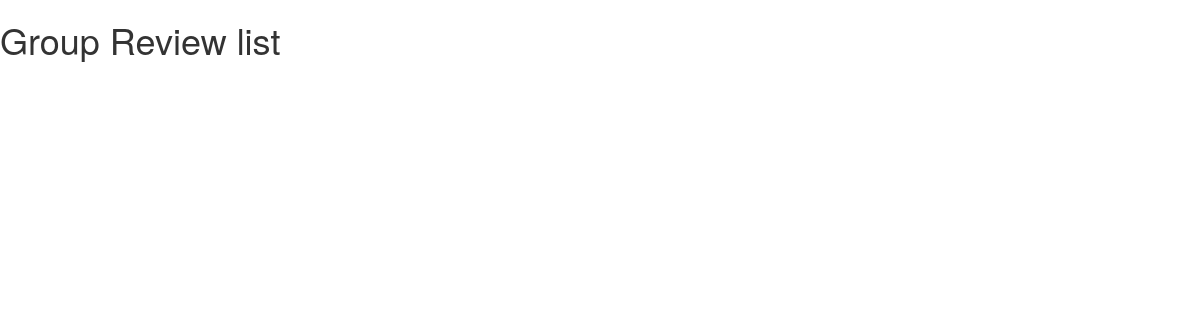
Before: /groupreviews/1 with the older database file.
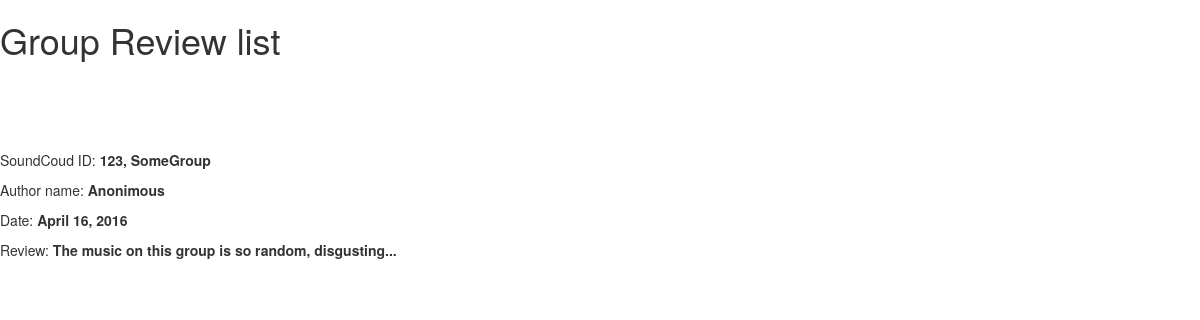
After: the same page with the newer database file.
### iMusicMatch/models.py (models this page shows)
class GroupReview(models.Model):
    groupID = models.ForeignKey(Group)
    username = models.CharField(max_length = 20)
    date = models.DateField()
    review = models.CharField(max_length = 1000)
    def __unicode__(self):
        return "{0}, {1}, {2}".format(self.id, self.groupID.name, self.username)

class Group(models.Model):
    scID = models.IntegerField() #ID used in SoundCloud API
    name = models.CharField(max_length=100)
    userList = models.ManyToManyField(User)
    tracks = models.ManyToManyField(Track, blank=True)
    def __unicode__(self):
        return "{0}, {1}".format(self.scID, self.name)

### iMusicMatch/views.py (the view)
# urls.py: url(r'^groupreviews/(?P<objID>[0-9]+)',     views.ShowSpecificGroupReview,    name='groupreview_detail'),
def ShowSpecificGroupReview(request, objID):
    rvs = GroupReview.objects.filter(id=int(objID))
    return render(request, 'iMusicMatch/ListingHTMLGroupReview.html', {'rvs': rvs})

### templates/iMusicMatch/ListingHTMLGroupReview.html (shortened to what this page needs)
<link rel="stylesheet" href="//maxcdn.bootstrapcdn.com/bootstrap/3.2.0/css/bootstrap.min.css">
<link rel="stylesheet" href="//maxcdn.bootstrapcdn.com/bootstrap/3.2.0/css/bootstrap-theme.min.css">
 <html>
        <head>
        </head>
        <body>
             <div>
                <h1><p>Group Review list</p></h1>
                 <br> </br>
            </div>
        {% for rv in rvs %}
            <br> </br>
                <p>SoundCoud ID: <b>{{ rv.groupID }}</b></p>
                <p>Author name: <b>{{ rv.username }}</b></p>
                <p>Date: <b>{{ rv.date }}</b></p>
                <p>Review: <b>{{ rv.review }}</b></p>
        {% endfor %}
        </body>
    </html>

Changed rows visible on the page:
added GroupReview: groupID "123, SomeGroup", username "Anonimous", date "April 16, 2016", review "The music on this group is so random, disgusting..."
